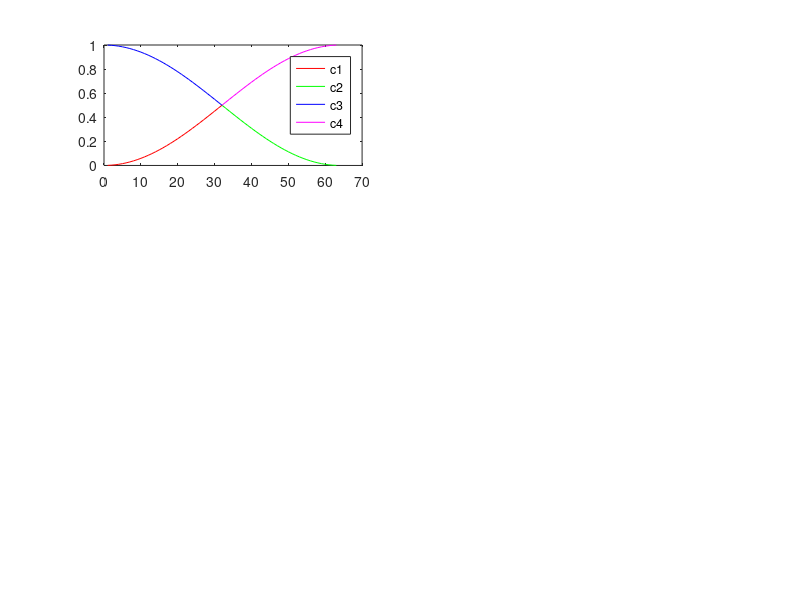

This figure's MATLAB source: (Note: this script raises an error after producing the figure.)
n = 64;
k = 1:(n-1);
w = 2/3;
lambda = 1 - 2 * w * sin(k * pi/ 2 / n).^2;
n2 = 1:(n/2);
ck = cos(n2 * pi / 2 / n).^2;
sk = sin(n2 * pi / 2 / n).^2;

v = [0 0; 0 2; 1 1; 2 0; 2 2; 4 0];
for iv = 1:6
    x1 = 1:(n/2);
    x2 = (n/2):(n-1);
    c1 = lambda(x1) .^(v(iv,1) + v(iv,2)) .* sk;
    c2 = lambda(n - x2) .^v(iv,1) .* lambda(x2) .^v(iv,2) .* sk(n - x2);
    c3 = lambda(n - x1) .^v(iv,1) .* lambda(x1) .^v(iv,2) .* ck;
    c4 = lambda(x2) .^(v(iv,1) + v(iv,2)) .* ck(n - x2);
    subplot(3,2,iv)
    ax1=plot(x1,c1,'r'); hold on;
    ax2=plot(x2,c2,'g'); hold on;
    ax3=plot(x1,c3,'b'); hold on;
    ax4=plot(x2,c4,'m'); hold on;
    legend([ax1,ax2,ax3,ax4],{'c1','c2','c3','c4'});
    title("v1 = " + num2str(v(iv,1)) + ", v2 = " + num2str(v(iv,2))); 
    xlabel('k');
end
% w = zeros(n-1,n+1);
% for k = 1:(n-1)
%     lambda(k) = cos(k * pi/n) * cos(k * pi/n);
%     for j = 0:n
%         w(k,j+1) = sin(j * k * pi / n);
%         for tj = 1:j
%             w(k,j+1) = w(k,j+1) * cos(k * pi /n);
%         end
%     end
% end

